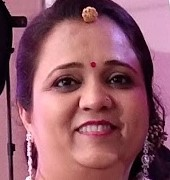
#> input picture training_data/images/t.jpg, 170 x 180 px, found by its file name
$ python hist2.py
#> lines starting #> are read from the running program, lines starting #| are printed output that depends on the picture
import cv2
import numpy as np
from matplotlib import pyplot as plt
img = cv2.imread('t.jpg',0)
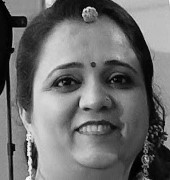
#> img: shape (180, 170); min 0, max 255, mean 109.1
equ = cv2.equalizeHist(img)
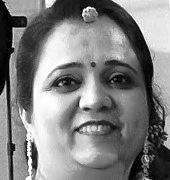
#> equ: shape (180, 170); min 0, max 255, mean 127.9
res = np.hstack((img,equ)) #stacking images side-by-side
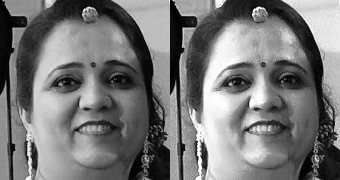
#> res: shape (180, 340); min 0, max 255, mean 118.5
cv2.imwrite('res.png',res)

$ run again, with training_data/images/c2.jpg copied over training_data/images/t.jpg
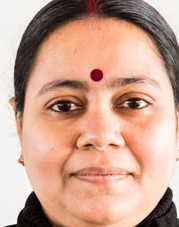
#> input picture training_data/images/c2.jpg, 179 x 227 px, found by its file name
#> `equ = cv2.equalizeHist(img)`:
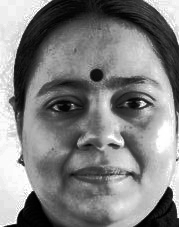
#> equ: shape (227, 179); min 0, max 255, mean 128.5
#> `res = np.hstack((img,equ))`:
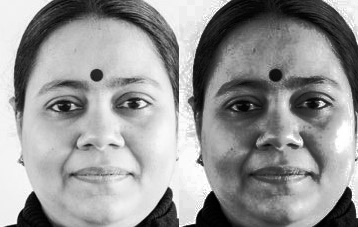
#> res: shape (227, 358); min 0, max 255, mean 150.6
